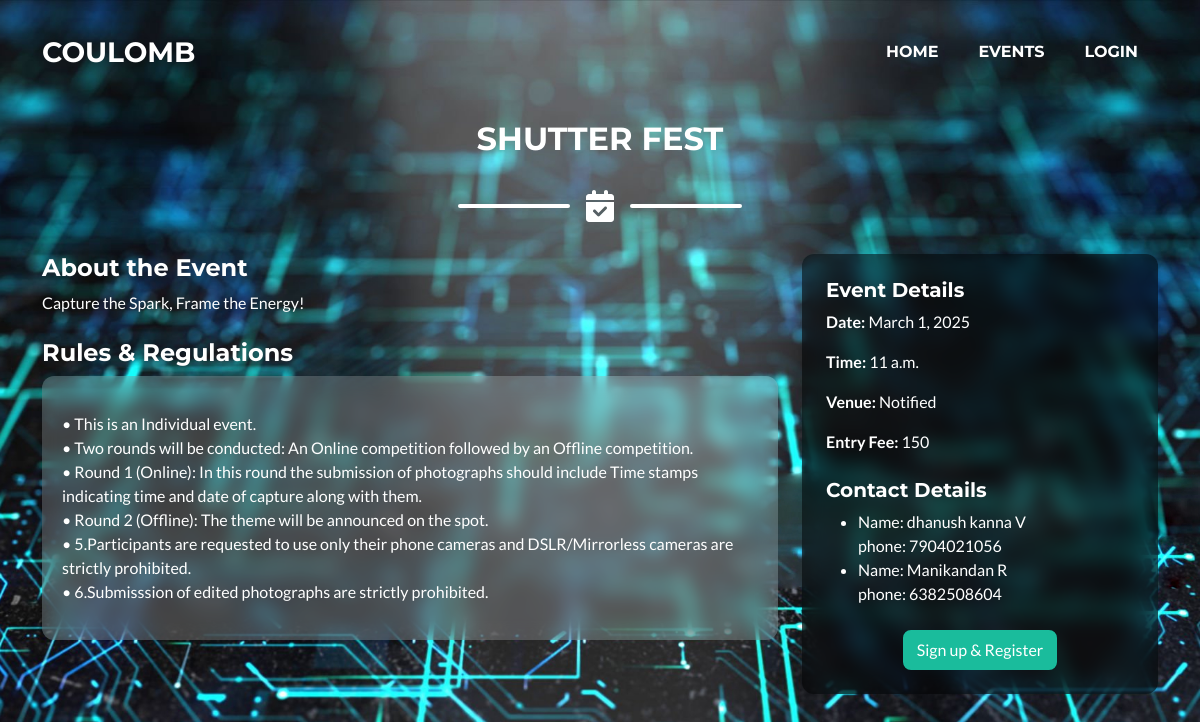
/event_detail/5/, run on the app's committed database.
### event_registration/models.py (models this page shows, shortened)
class event(models.Model):
    name = models.CharField(max_length=100)
    description = models.TextField(null=True,blank=True)
    date = models.DateField()
    time = models.TimeField(null=True,blank=True)
    rules_and_regulations = models.TextField(null=True,blank=True)
    venue = models.CharField(max_length=100,null=True,blank=True)
    image = models.ImageField(upload_to='event_registration/images',null=True,blank=True)
    participants = models.ManyToManyField(Participant,related_name='events',blank=True)
    team_size = models.IntegerField(null=True,blank=True)

class organizer(models.Model):
    name = models.CharField(max_length=100)
    phone = models.CharField(max_length=10,null=True,blank=True)
    event = models.ForeignKey(event,on_delete=models.CASCADE,related_name='organizers')

### event_registration/views.py (the view)
# urls.py: path('event_detail/<int:id>/',views.event_detail,name='event_detail'),
def event_detail(request,id):
    event_detail = event.objects.get(id=id)
    registered = False
    if request.user.is_authenticated:
        profile = Participant.objects.get(user=request.user)
        if profile in event_detail.participants.all():
            registered = True
    organizer = event_detail.organizers.all()
    context = {'event':event_detail,
               'registered':registered,
               'organizers':organizer}
    return render(request,'event.html',context)

### event_registration/templates/event.html (shortened to what this page needs)
{% extends 'layout.html' %}
{% load static %}
{% load socialaccount %}
{% block content %}
<br><br><br>
<section class="page-section bg-light py-5" id="event-details">
    <div class="container">
        <h2 class="text-center text-uppercase text-secondary mb-4">{{ event.name }}</h2>
        <div class="divider-custom">
            <div class="divider-custom-line"></div>
            <div class="divider-custom-icon"><i class="fas fa-calendar-check"></i></div>
            <div class="divider-custom-line"></div>
        </div>
        <div class="row">
            <div class="col-md-8">
                <h4 class="text-primary">About the Event</h4>
                <p class="text-primary">{{ event.description }}</p>
                <h4 class="text-primary mt-4">Rules & Regulations</h4>
                <div class="glassy-box">
                    <p>{{ event.rules_and_regulations|linebreaks }}</p>
                </div>
            </div>
            <div class="col-md-4">
                <div class="event-info-box p-4 black-glassy-box">
                    <h5 class="text-secondary">Event Details</h5>
                    <p><strong>Date:</strong> {{ event.date }}</p>
                    <p><strong>Time:</strong> {{ event.time }}</p>
                    <p><strong>Venue:</strong> Notified</p>
                    <p><strong>Entry Fee:</strong> 150</p>
                    <h5 class="text-secondary mt-4">Contact Details</h5>
                    <ul>
                        {% for organizer in organizers %}
                            <li>Name: {{ organizer.name }} </li>
                            phone: {{ organizer.phone }} <br>
                        {% endfor %}
                    </ul>
                    <div class="text-center mt-4">
                        {% if user.is_authenticated and not registered %}
                            <button class="btn btn-primary" id="openRegisterModal" data-bs-toggle="modal" data-bs-target="#registerModal">
                                Register
                            </button>
                        {% elif not user.is_authenticated %}
                            <a href="{% url 'register'%}" class="btn btn-primary">
                                Sign up & Register
                            </a>
                        {% else %}
                            <p class="text-success mt-2">You are already registered for this event.</p>
                        {% endif %}
                    </div>
                </div>
            </div>
        </div>
    </div>
</section>
{% endblock %}

### event_registration/templates/event.html (style rules this page uses)
.glassy-box { background: rgba(255, 255, 255, 0.2); backdrop-filter: blur(10px); border-radius: 12px; padding: 20px; color: white; }
.black-glassy-box { background: rgba(0, 0, 0, 0.5); backdrop-filter: blur(10px); border-radius: 12px; padding: 20px; color: white; }

### data on the page
event: name "SHUTTER FEST", description "Capture the Spark, Frame the Energy!", rules_and_regulations "• This is an Individual event. • Two rounds will be conducted: An Online competition followed by an Offline competition. • Round 1 (Online): In this round the submission of photographs should include Time stamps indicating time and date of capture along with them. • Round 2 (Offline): The theme will be announced on the spot. • 5.Participants are requested to use only their phone cameras and DSLR/Mirrorless cameras are strictly prohibited. • 6.Submisssion of edited photographs are strictly prohibited.", date "March 1, 2025", time "11 a.m."
organizer: name "dhanush kanna V", phone "7904021056"
organizer: name "Manikandan R", phone "6382508604"
